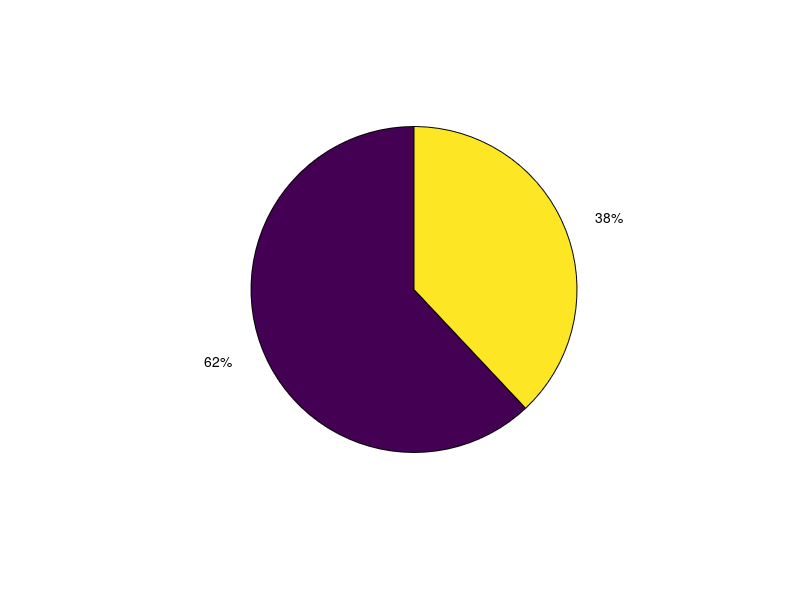
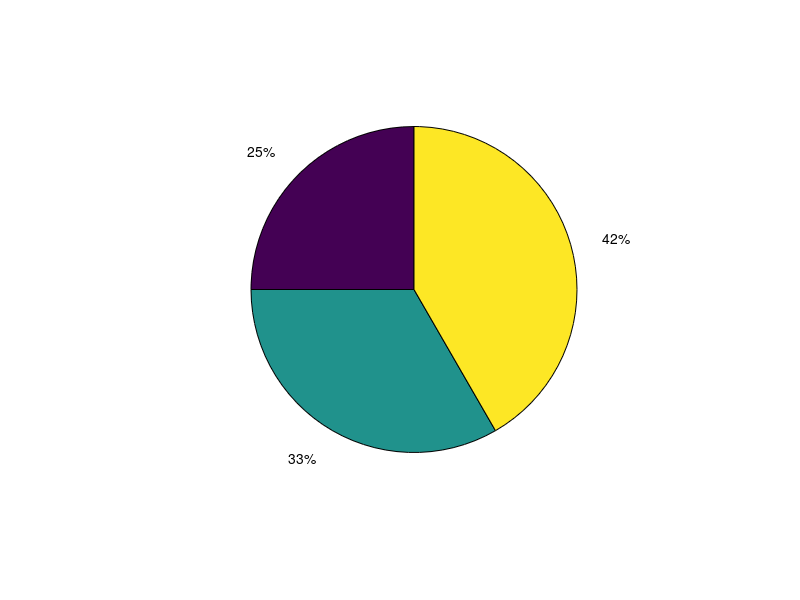
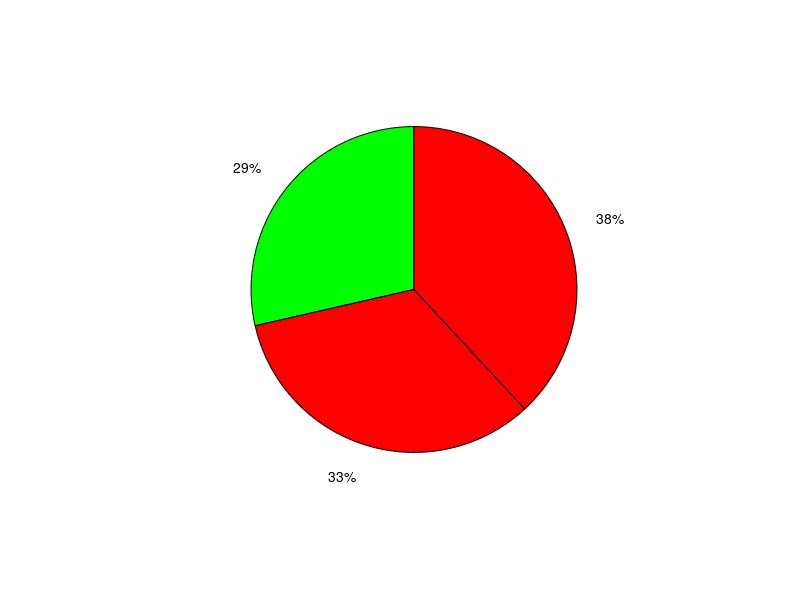
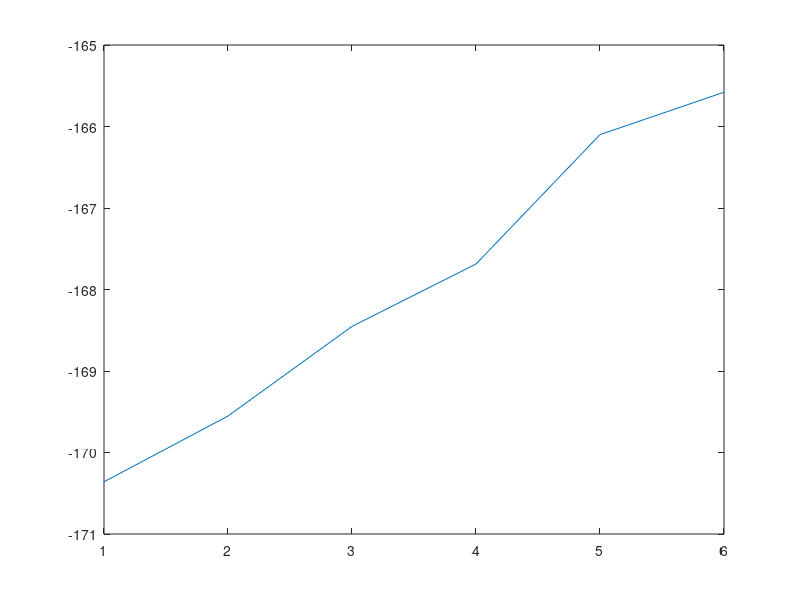

The MATLAB script that drew these images, in order: (Note: this script raises an error after producing the figures.)
%------------------------trial-1----------------------------------------
figure;
pie([2.48049 1.51951]);
 
figure(2);
pie([3 4 5]);
 
figure(3);
pie([6 7 8]);
colormap([
          0 1 0;      % green
          1 0 0;      % red
          %0 0 1      % blue
      ]) ; 
%-------------------------trial-2---------------------------------------
figure;
 labels = {'POSITIVE','NEGATIVE','NEUTRAL'};
 pie([1 2 3],labels);
 colormap([
           0 1 0;      %// green
           1 0 0;      %// red
           0 0 1      %// blue
       ]) ; 
   
 x = pie([1 2 3],labels);
 y = pie([1 2 3],labels);
 plot(x);
set(gca,'Position',[left bottom width height])
plot(y);
%------------trial 3-bar graph---------------
 title('Bar Chart', 'fontsize', 15)
 x=[1 2 3];
 y=[3 4 5];
 a=[7 8 9];
 b=[10 11 12];
 
 subplot(2,2,1)
 bar(x),title('A bar chart of vector x')
 xlabel('Positive  Negative  Neutral') % x-axis label
 
 subplot(2,2,2)
 bar(y),title('A bar chart of vector y')
 xlabel('Positive  Negative  Neutral') % x-axis label
 
 subplot(2,2,3)
 bar(a),title('A bar chart of vector a')
 xlabel('Positive  Negative  Neutral') % x-axis label
 
 subplot(2,2,4)
 bar(b),title('A bar chart of vector b')
 xlabel('Positive  Negative  Neutral') % x-axis label
 
 print('BarPlot','-dpng')
%-------------trial-4--pie chart--------------------
set(gcf,'color','white','position', [0, 0, 200, 300])
names = char('Positive', 'Negative', 'Neutral');
title('Pie Chart for polarity', 'fontsize', 15);
 x=[1 2 3];
 y=[3 4 5];
 a=[7 8];
 b=[10 11];
 c=[1 1];
 d=[1];
zoom on
zoom xon
zoom yon
 z=[3 7];   %------------------------this
 subplot(3,3,1)
 pie(x),title('A pie chart of vector x')
 
 subplot(3,3,2)
 pie(y),title('A pie chart of vector y')
 
 subplot(3,3,3)
 pie(a),title('A pie chart of vector a') %------------------------this
 
 subplot(3,3,4)
 pie(b),title('A pie chart of vector b')
 
 subplot(3,3,5)
 pie(b),title('A pie chart of vector b')
 
 subplot(3,3,6)
 pie(x),title('A pie chart of vector b')
 
 subplot(3,3,7)
 pie(c),title('A pie chart of vector b')
 
 subplot(3,3,8)
 pie(d),title('A pie chart of vector b')
 
 subplot(3,3,9)
 pie(a),title('A pie chart of vector b')
 
 subplot(3,3,10)
 pie(x),title('A pie chart of vector b')
 subplot(2,2)
 pie(b),title('A pie chart of vector b')
 
 subplot(3,3,5)
 imshow(imread('label.png'));

 subplot(3,3,6)
 im = imread('label.png');
 info = imfinfo('label.png');
 ht = info.Height;
 wid = info.Width;
 if ht > 10 ||  wid > 10   % if rows or columns have more than 10px
      iq=imresize(im,0.85);   % reduce by factor 1/2=0.5
 end;
 imshow(iq)    % reduced image


colormap([
          0 1 0;      % green
          1 0 0;      % red
          %0 0 1      % blue
      ]) ; 
   for i=1:3
     gtext(names(i,:)); 
 % gtext('string') displays the graph window, puts up a
% % cross-hair, and waits for a mouse button or keyboard 
% % key to be pressed.
   end;

% % Enlarge figure to full screen. 
 set(gcf, 'Units', 'Normalized', 'OuterPosition', [0 0 1 1]); 
 % Give a name to the title bar. 
 set(gcf, 'Name', 'Demo by ImageAnalyst', 'NumberTitle', 'off') 

figure('position', [0, 0, 200, 300]) 
print('trial-999','-dpng');

% %-----------------------------To show in guide---------------------------------------------- 
 hfig=figure;
 x=[num2str(count_pos) num2str(count_neg) num2str(count_neu)];
 y=[num2str(pos1) num2str(neg1)];
 a=[num2str(count_pos) num2str(count_neg) num2str(count_neu)];
 b=[num2str(pos1) num2str(neg1)];
 
 subplot(3,3,1)
 pie(x),title('A pie chart of vector x')
 
 subplot(3,3,2)
 pie(y),title('A pie chart of vector y')
 
 subplot(3,3,4)
 pie(a),title('A pie chart of vector a')
 
 subplot(3,3,5)
 pie(b),title('A pie chart of vector b')
 
 % subplot(3,3,5)
 % imshow(imread('label.png'));
 
 subplot(3,3,6)
 im = imread('label.png');
 info = imfinfo('label.png');
 ht = info.Height;
 wid = info.Width;
 if ht > 10 ||  wid > 10   % if rows or columns have more than 10px
      iq=imresize(im,0.85);   % reduce by factor 1/2=0.5
 end;
 imshow(iq)    % reduced image
 
 
 colormap([
           0 1 0;      % green
           1 0 0;      % red
           0 0 1      % blue
       ]) ; 
 
 print(hfig,'-dpng')
 
 h= imread('figure2.png');
 
 axes(handles.axes1)
 
 imshow(h);
 
 msgbox('Polarity Extraction Done');
%---------------------
